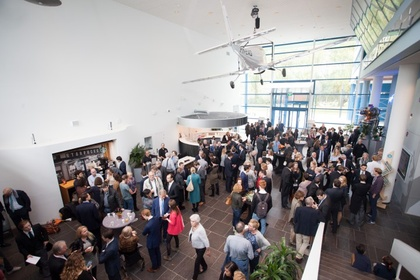
%> input picture Lab2_Ali/im1.jpg, 420 x 280 px, shrunk from 720 x 480 before the run
$ octave main.m   (GNU Octave 9; MATLAB toolbox functions it lacks are replaced by stand-ins)
%> lines starting %> are read from the running program, lines starting %| are printed output that depends on the picture
### Lab2_Ali/ImageDerivatives.m
function F = ImageDerivatives(img, sigma, type)
    res = 0.1; % Filter resolution
    limit = 3; % Confidence interval limit on sigma
    x = -limit*sigma:res:limit*sigma;
%       x = sigma.^[0:12];
%       sigma = 1.2;
    if strcmp(type,'x')== 1
        gx = -(x./(sigma^2)).*gaussian(sigma); % derivative wrt x
        F = conv2(img,gx,'same');
%         F = conv2(img,gx);
    elseif strcmp(type,'y') == 1
        gy = -(x./(sigma^2)).*gaussian(sigma); % derivative wrt y
%         F = conv2(gy,img);
%         F = [conv2(gy,img')]';
        F = conv2(img,gy','same');
    elseif strcmp(type,'xx') == 1
        gxx =  ((-sigma^2 + (x.*x) )./(sigma^4) ).*gaussian(sigma); % double derivative wrt x
%         F = conv2(gxx,img);
        F = conv2(img,gxx);
    elseif strcmp(type,'yy') == 1
        gyy =  ((-sigma^2 + (x.*x) )./(sigma^4)).*gaussian(sigma); % double derivative wrt y
        F = conv2(gyy,img);
    elseif strcmp(type,'xy') == 1
        gx = -(x./(sigma^2)).*gaussian(sigma); % derivative wrt x
        gy = -(x./(sigma^2)).*gaussian(sigma); % derivative wrt y
        F = conv2(gx,gy,img);
    else
        gx = -(x./(sigma^2)).*gaussian(sigma); % derivative wrt x
        gy = -(x./(sigma^2)).*gaussian(sigma); % derivative wrt y
        F= conv2(gy,gx,img);
    end
    % Apply cropping on picture
    oldsize = size(img);
    newsize = size(F);
    cropout1 = floor( ( newsize(1) - oldsize(1) )/2 );
    cropout2 = floor( ( newsize(2) - oldsize(2) )/2);
    F = F(cropout1 + 1:end - cropout1, cropout2 + 1:end - cropout2);
end

### Lab2_Ali/harris.m
function [r, c] = harris(im, sigma)
% inputs:
% im: double grayscale image
% sigma: integration-scale
% outputs:  The row and column of each point is returned in r and c
% This function finds Harris corners at integration-scale sigma.
% The derivative-scale is chosen automatically as gamma*sigma

gamma = 0.7; % The derivative-scale is gamma times the integration scale

% Calculate Gaussian Derivatives at derivative-scale
% Hint: use your previously implemented function in assignment 1
Ix =  ImageDerivatives(im, gamma*sigma, 'x');
Iy =  ImageDerivatives(im, gamma*sigma, 'y');
Ixy = ImageDerivatives(im, gamma*sigma, 'xy');
% Allocate an 3-channel image to hold the 3 parameters for each pixel
M = zeros(size(Ix,1), size(Ix,2), 3);

% Calculate M for each pixel
M(:,:,1) = Ix.*Ix;
M(:,:,2) = Iy.*Iy;
M(:,:,3) = Ix.*Iy;


% Smooth M with a gaussian at the integration scale sigma.
M = imfilter(M, fspecial('gaussian', ceil(sigma*6+1), sigma), 'replicate', 'same');

% Compute the cornerness R
k = 0.05; % Empirical constant between 0.04 and 0.06

Mc = {};
traceM = [];
detM = [];
R = [];
% scan through all rows
for r = 1:length(M(:,1,1))
    %scan through all columns
    for c = 1:length(M(r,:,1))
        Mc(r,c) = {[M(r,c,1) M(r,c,3); M(r,c,3) M(r,c,2)]};
        traceM(r,c) = trace([M(r,c,1) M(r,c,3); M(r,c,3) M(r,c,2)]);
        detM(r,c) = det([M(r,c,1) M(r,c,3); M(r,c,3) M(r,c,2)]);
        R(r,c) = abs(detM(r,c) - k.*traceM(r,c).^2);
    end
end

% Set the threshold
threshold = 0.05;

% Find local maxima
% Dilation will alter every pixel except local maxima in a 3x3 square area.
% Also checks if R is above threshold
R = ((R>threshold) & ((imdilate(R, strel('square', 3))==R))) ; %.* sigma;

% Display corners
% figure
% imshow(R,[]);

% Return the coordinates
[r,c] = find(R ==1);

end

### Lab2_Ali/my_laplacian.m
function res = my_laplacian(img,r,c,sigma)
        L = imfilter(img, fspecial('log', ceil(sigma*6+1), sigma), 'replicate', 'same').*sigma.^2;
        B = zeros(size(L));
        B(r,c) = L(r,c);
        res = B;
end

### Lab2_Ali/gaussian.m
% Gaussian function
function G = gaussian(sigma)
    res = 0.1; % Filter resolution
    limit = 3; % Confidence interval limit on sigma
    x = -limit*sigma:res:limit*sigma; % x range for Gaussian filter
    G = ( 1/(sigma*(sqrt(2*pi) ))* exp(- (x.^2)/(2*sigma^2) ) ); % Gaussian Filter
end

### Lab2_Ali/main.m
%%%%%%%%%%%%%%%%%%%%%%%%%%%%%%%%%%%%%%%%%%%%%%%%%%%%%%%%%%
%%%%%%%%%%%%%%% IN4393-16 Computer Vision %%%%%%%%%%%%%%%%
%%%%%%%%%%%%%% Assignment 2 - Week 4.6 %%%%%%%%%%%%%%%%%%%
%%%%%%% Haris Corner Detector and SIFT Descriptor %%%%%%%%
%%%%%%%%%%%%%%%%%%%%% RUN VERSION 1 %%%%%%%%%%%%%%%%%%%%%%
%%% Author Info: Ali Nawaz, TU Delft, The Netherlands %%%%
%%%%%%%%%%%%%%%%%%%%%%%%%%%%%%%%%%%%%%%%%%%%%%%%%%%%%%%%%%
close all; clear all; clc; % Clear memory, close previous windows and clear command window
% Haris corner detector
sigma = 1.2.^[0:12]; % Sigma range for scale invariant Haris Corner Detector
% Compute the entries of the structure tensor matrix
% ^ Used to form the 'cornerness' (R)

%% Image 1
% im1 = im2double(rgb2gray(imread('landscape-a.jpg')));
% imrgb1 = im2double(imread('landscape-a.jpg'));
im1 = im2double(rgb2gray(imread('im1.jpg')));
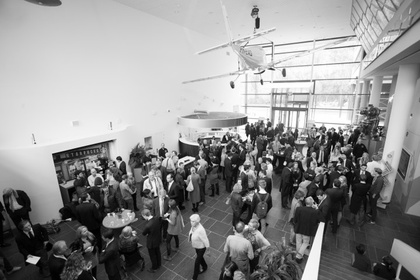
%> im1: size 280x420 double; min 0, max 1, mean 0.563

laplace_list = [];  % Store Laplacian values for the detected Harris feature keypoints
keypoint_rows = []; % Find feature keypoint rows
keypoint_cols = []; % Find feature keypoint columns
for sc = 1:length(sigma)
%> (the run ends here)
